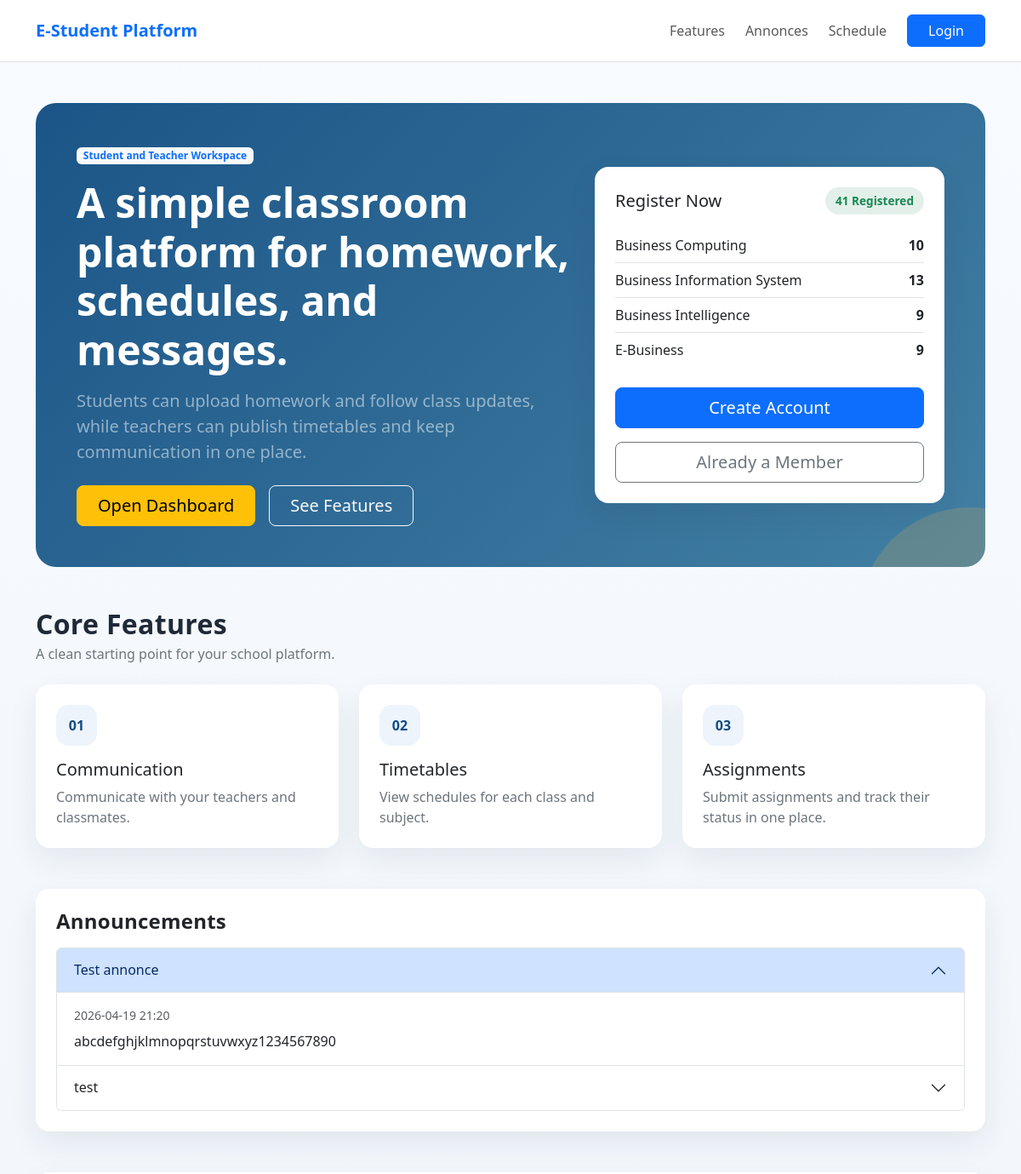
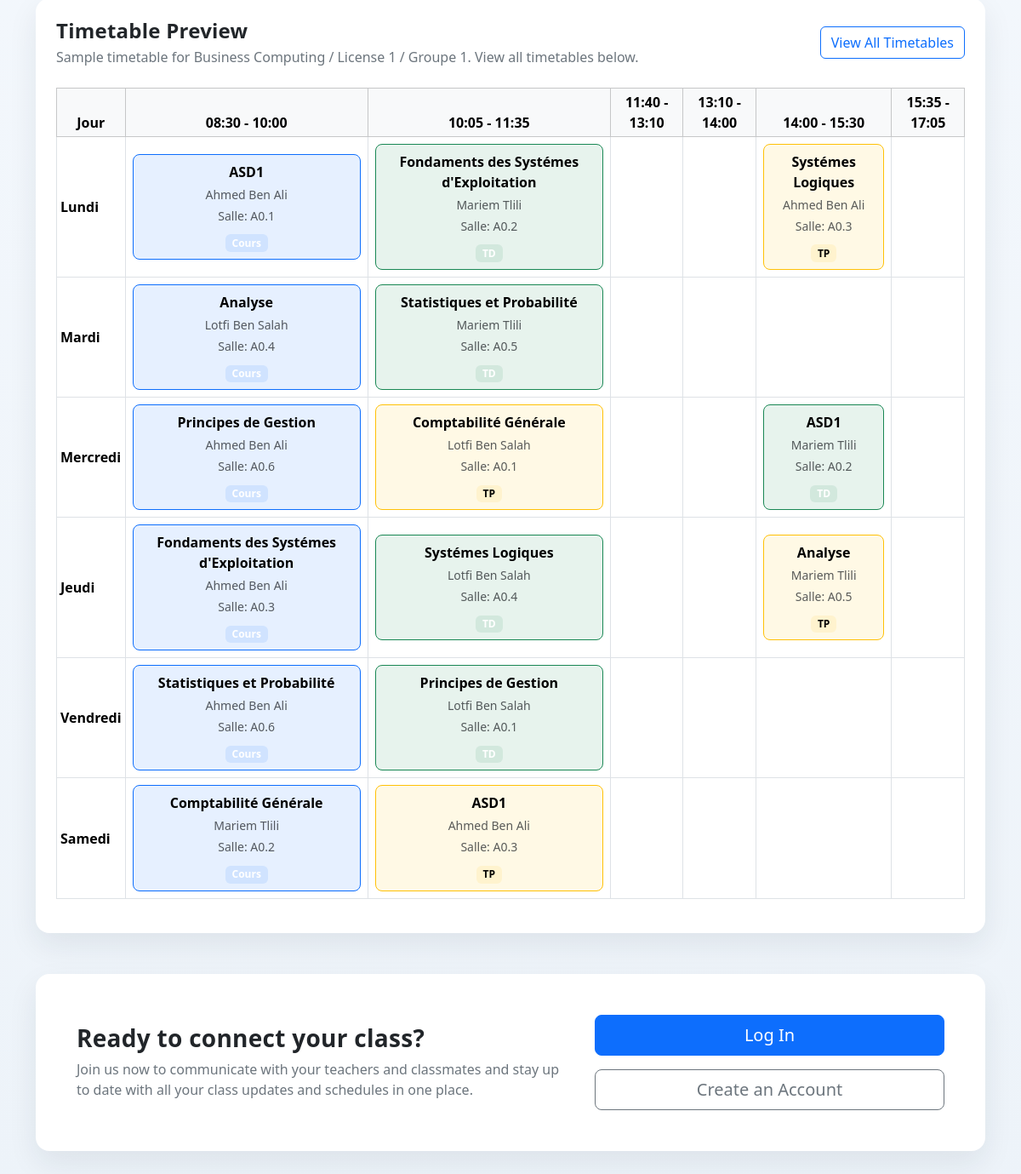
The page / on the database its author committed (2 pictures, top to bottom).
### tables this page shows
CREATE TABLE `filieres` (
  `Id` int(11) NOT NULL,
  `Libelle` varchar(50) NOT NULL
);

CREATE TABLE `announcements` (
  `Id` int(11) NOT NULL,
  `Titre` varchar(150) NOT NULL,
  `Contenu` text NOT NULL,
  `DatePublication` datetime NOT NULL
);

CREATE TABLE `niveaux` (
  `Id` int(11) NOT NULL,
  `Libelle` varchar(250) NOT NULL
);

CREATE TABLE `groupes` (
  `Id` int(11) NOT NULL,
  `FiliereId` int(11) NOT NULL,
  `nivId` int(11) NOT NULL,
  `Libelle` varchar(50) NOT NULL
);

CREATE TABLE `emplois` (
  `GroupeId` int(11) NOT NULL,
  `NiveauId` int(11) NOT NULL,
  `FiliereId` int(11) NOT NULL,
  `MatiereId` int(11) NOT NULL,
  `Jour` enum('Dimanche','Lundi','Mardi','Mercredi','Jeudi','Vendredi','Samedi') NOT NULL,
  `HoraireId` int(11) NOT NULL,
  `EnsId` int(11) NOT NULL,
  `Salle` varchar(50) NOT NULL,
  `Type` enum('Cours','TD','TP') NOT NULL
);

CREATE TABLE `matieres` (
  `Id` int(11) NOT NULL,
  `Libelle` varchar(100) NOT NULL,
  `Coefficient` decimal(4,2) NOT NULL DEFAULT 1.00,
  `ModuleId` int(11) NOT NULL
);

CREATE TABLE `utilisateurs` (
  `Id` int(11) NOT NULL,
  `Prenom` varchar(50) NOT NULL,
  `Nom` varchar(50) NOT NULL,
  `Email` varchar(50) NOT NULL,
  `Password` varchar(255) NOT NULL,
  `Role` enum('Etudiant','Enseignant','Administration') NOT NULL,
  `GroupeId` int(11) NOT NULL,
  `dateInscription` datetime NOT NULL
);

### index.php (the view, shortened to what the rows shown need)
<!DOCTYPE html>
<html lang="en">
<head>
    <link rel="stylesheet" href="css/bootstrap.min.css">
    <link rel="stylesheet" href="css/styles.css">
</head>
<body>
   <?php
   require_once('prefabs/database_connection.php');
   $filiereStatsQuery = $database->query("
        SELECT
            f.Id,
            f.Libelle,
            COUNT(u.Id) AS total_registered
        FROM filieres f
        LEFT JOIN groupes g ON g.FiliereId = f.Id
        LEFT JOIN utilisateurs u ON u.GroupeId = g.Id
        GROUP BY f.Id, f.Libelle
        ORDER BY f.Libelle
   ");
   $filiereStats = $filiereStatsQuery->fetchAll(PDO::FETCH_ASSOC);
   $announcementsQuery = $database->query(
        "SELECT Id, Titre, Contenu, DatePublication
         FROM announcements
         ORDER BY DatePublication DESC, Id DESC
         LIMIT 6"
   );
   $announcements = $announcementsQuery->fetchAll(PDO::FETCH_ASSOC);
   $defaultFiliere = $database->query("SELECT Id, Libelle FROM filieres ORDER BY Libelle LIMIT 1")->fetch(PDO::FETCH_ASSOC);
   $defaultNiveau = $database->query("SELECT Id, Libelle FROM niveaux ORDER BY Id LIMIT 1")->fetch(PDO::FETCH_ASSOC);
   $defaultGroup = $database->query("SELECT Id, Libelle FROM groupes WHERE FiliereId = {$defaultFiliere['Id']} AND nivId = {$defaultNiveau['Id']} ORDER BY Libelle LIMIT 1")->fetch(PDO::FETCH_ASSOC);
   $scheduleDays = ['Lundi', 'Mardi', 'Mercredi', 'Jeudi', 'Vendredi', 'Samedi'];
   $scheduleGrid = [];
   $timetableSlots = [];
   if ($defaultFiliere && $defaultNiveau && $defaultGroup) {
       $horairesQuery = $database->prepare("SELECT HeureDebut, HeureFin FROM horaires ORDER BY HeureDebut ASC");
       $horairesQuery->execute();
       $horairesList = $horairesQuery->fetchAll(PDO::FETCH_ASSOC);
       foreach ($horairesList as $horaire) {
           $timetableSlots[] = date('H:i', strtotime($horaire['HeureDebut'])) . ' - ' . date('H:i', strtotime($horaire['HeureFin']));
       }
       $emploiQuery = $database->prepare(
           "SELECT e.Jour, h.HeureDebut, h.HeureFin, m.Libelle AS Matiere, u.Prenom AS EnsPrenom, u.Nom AS EnsNom, e.Salle, e.Type
            FROM emplois e
            LEFT JOIN horaires h ON e.HoraireId = h.Id
            LEFT JOIN matieres m ON e.MatiereId = m.Id
            LEFT JOIN utilisateurs u ON e.EnsId = u.Id
            WHERE e.FiliereId = :filiereId AND e.NiveauId = :niveauId AND e.GroupeId = :groupeId
            ORDER BY FIELD(e.Jour,'Lundi','Mardi','Mercredi','Jeudi','Vendredi','Samedi'), h.HeureDebut"
       );
       $emploiQuery->execute([
           'filiereId' => $defaultFiliere['Id'],
           'niveauId' => $defaultNiveau['Id'],
           'groupeId' => $defaultGroup['Id']
       ]);
       $emploi_du_temps = $emploiQuery->fetchAll(PDO::FETCH_ASSOC);
       foreach ($emploi_du_temps as $entry) {
           $slotLabel = date('H:i', strtotime($entry['HeureDebut'])) . ' - ' . date('H:i', strtotime($entry['HeureFin']));
           $scheduleGrid[$entry['Jour']][$slotLabel] = $entry;
       }
   }
   $typeColors = [
       'Cours' => 'bg-primary bg-opacity-10 border-primary',
       'TD' => 'bg-success bg-opacity-10 border-success',
       'TP' => 'bg-warning bg-opacity-10 border-warning',
   ];
   $typeBadges = [
       'Cours' => 'badge text-bg-primary',
       'TD' => 'badge text-bg-success',
       'TP' => 'badge text-bg-warning',
   ];
   ?>
    <main class="container py-5">
        <section class="hero p-4 p-md-5 mb-5">
            <div class="row align-items-center g-4 position-relative">
                <div class="col-lg-7">
                    <h1 class="display-5 fw-bold">A simple classroom platform for homework, schedules, and messages.</h1>
                </div>
                <div class="col-lg-5">
                    <div class="card panel-card bg-white text-dark">
                        <div class="card-body p-4">
                            <div class="d-flex justify-content-between align-items-center mb-3">
                                <h2 class="h5 mb-0">Register Now</h2>
                            </div>
                            <div class="list-group list-group-flush">
                                <?php foreach ($filiereStats as $filiere): ?>
                                    <div class="list-group-item px-0 d-flex justify-content-between">
                                        <span><?php echo htmlspecialchars($filiere['Libelle']); ?></span>
                                        <strong><?php echo (int) $filiere['total_registered']; ?></strong>
                                    </div>
                                <?php endforeach; ?>
                            </div>
                        </div>
                    </div>
                </div>
            </div>
        </section>
        <section id="features" class="mb-5">
            <div class="d-flex justify-content-between align-items-end mb-4">
                <div>
                    <h2 class="section-title mb-1">Core Features</h2>
                </div>
            </div>
        </section>
        <section id="dashboard" class="mb-5">
            <div class="row g-4">
                <div class="col-lg-12">
                        <div class="card panel-card h-100">
                            <div class="card-body p-4">
                                <h2 class="section-title h4 mb-3">Announcements</h2>
                                <?php if (empty($announcements)): ?>
                                    <p class="text-secondary mb-0">No announcements have been published yet.</p>
                                <?php else: ?>
                                    <div class="accordion" id="announcements">
                                        <?php foreach ($announcements as $index => $announcement): ?>
                                            <?php $panelId = 'announcement' . (int) $announcement['Id']; ?>
                                            <div class="accordion-item">
                                                <h3 class="accordion-header">
                                                    <button
                                                        class="accordion-button <?php echo $index === 0 ? '' : 'collapsed'; ?>"
                                                        type="button"
                                                        data-bs-toggle="collapse"
                                                        data-bs-target="#<?php echo htmlspecialchars($panelId, ENT_QUOTES, 'UTF-8'); ?>"
                                                        aria-expanded="<?php echo $index === 0 ? 'true' : 'false'; ?>"
                                                        aria-controls="<?php echo htmlspecialchars($panelId, ENT_QUOTES, 'UTF-8'); ?>"
                                                    >
                                                        <?php echo htmlspecialchars($announcement['Titre'], ENT_QUOTES, 'UTF-8'); ?>
                                                    </button>
                                                </h3>
                                                <div
                                                    id="<?php echo htmlspecialchars($panelId, ENT_QUOTES, 'UTF-8'); ?>"
                                                    class="accordion-collapse collapse <?php echo $index === 0 ? 'show' : ''; ?>"
                                                    data-bs-parent="#announcements"
                                                >
                                                    <div class="accordion-body">
                                                        <p class="small text-muted mb-2"><?php echo htmlspecialchars(date('Y-m-d H:i', strtotime($announcement['DatePublication'])), ENT_QUOTES, 'UTF-8'); ?></p>
                                                        <p class="mb-0"><?php echo nl2br(htmlspecialchars($announcement['Contenu'], ENT_QUOTES, 'UTF-8')); ?></p>
                                                    </div>
                                                </div>
                                            </div>
                                        <?php endforeach; ?>
                                    </div>
                                <?php endif; ?>
                            </div>
                        </div>
                    </div>
            </div>
        </section>
        <section id="schedule" class="mb-5">
            <div class="card panel-card">
                <div class="card-body p-4">
                    <div class="d-flex justify-content-between align-items-center mb-4">
                        <div>
                            <h2 class="section-title h4 mb-1">Timetable Preview</h2>
                            <p class="text-secondary mb-0">Sample timetable for <?php echo htmlspecialchars(($defaultFiliere['Libelle'] ?? 'N/A') . ' / ' . ($defaultNiveau['Libelle'] ?? 'N/A') . ' / ' . ($defaultGroup['Libelle'] ?? 'N/A'), ENT_QUOTES, 'UTF-8'); ?>. View all timetables below.</p>
                        </div>
                    </div>
                    <div class="table-responsive">
                        <table class="table table-bordered align-middle text-center table-sm">
                            <thead class="table-light">
                                <tr>
                                    <th scope="col">Jour</th>
                                    <?php foreach ($timetableSlots as $slot) { ?>
                                        <th scope="col"><?php echo htmlspecialchars($slot, ENT_QUOTES, 'UTF-8'); ?></th>
                                    <?php } ?>
                                </tr>
                            </thead>
                            <tbody>
                                <?php foreach ($scheduleDays as $day) { ?>
                                    <tr>
                                        <th class="text-start"><?php echo htmlspecialchars($day, ENT_QUOTES, 'UTF-8'); ?></th>
                                        <?php foreach ($timetableSlots as $slot) {
                                            $entry = $scheduleGrid[$day][$slot] ?? null;
                                            if ($entry) {
                                                $entryType = $entry['Type'] ?? 'Cours';
                                                $entryClass = $typeColors[$entryType] ?? 'bg-secondary bg-opacity-10 border-secondary';
                                                $badgeClass = $typeBadges[$entryType] ?? 'badge text-bg-secondary';
                                                ?>
                                                <td class="p-2">
                                                    <div class="border rounded-3 p-2 <?php echo $entryClass; ?>">
                                                        <div class="mb-1"><strong><?php echo htmlspecialchars($entry['Matiere'], ENT_QUOTES, 'UTF-8'); ?></strong></div>
                                                        <div class="small text-muted mb-1"><?php echo htmlspecialchars($entry['EnsPrenom'] . ' ' . $entry['EnsNom'], ENT_QUOTES, 'UTF-8'); ?></div>
                                                        <div class="small text-muted mb-2">Salle: <?php echo htmlspecialchars($entry['Salle'], ENT_QUOTES, 'UTF-8'); ?></div>
                                                        <span class="<?php echo $badgeClass; ?>"><?php echo htmlspecialchars($entryType, ENT_QUOTES, 'UTF-8'); ?></span>
                                                    </div>
                                                </td>
                                            <?php } else { ?>
                                                <td class="bg-white"></td>
                                            <?php } ?>
                                        <?php } ?>
                                    </tr>
                                <?php } ?>
                            </tbody>
                        </table>
                    </div>
                </div>
            </div>
        </section>
        <section id="login">
            <div class="card panel-card">
                <div class="card-body p-4 p-md-5">
                    <div class="row align-items-center g-4">
                        <div class="col-lg-7">
                            <h2 class="section-title h3">Ready to connect your class?</h2>
                        </div>
                    </div>
                </div>
            </div>
        </section>
    </main>
</body>
</html>

### rows shown on the page
filieres: Libelle "Business Computing", total_registered "10", Libelle.Libelle "Business Computing / License 1 / Groupe 1"
filieres: Libelle "Business Information System", total_registered "13"
filieres: Libelle "Business Intelligence", total_registered "9"
filieres: Libelle "E-Business", total_registered "9"
announcements: Titre "Test annonce", DatePublication "2026-04-19 21:20", Contenu "abcdefghjklmnopqrstuvwxyz1234567890"
announcements: Titre "test"
emplois: MatiereId.Libelle "ASD1", EnsId.Nom "Ahmed Ben Ali", Salle "A0.1", Type "Cours"
emplois: MatiereId.Libelle "Fondaments des Systémes d'Exploitation", EnsId.Nom "Mariem Tlili", Salle "A0.2", Type "TD"
emplois: MatiereId.Libelle "Systémes Logiques", EnsId.Nom "Ahmed Ben Ali", Salle "A0.3", Type "TP"
emplois: MatiereId.Libelle "Analyse", EnsId.Nom "Lotfi Ben Salah", Salle "A0.4", Type "Cours"
emplois: MatiereId.Libelle "Statistiques et Probabilité", EnsId.Nom "Mariem Tlili", Salle "A0.5", Type "TD"
emplois: MatiereId.Libelle "Principes de Gestion", EnsId.Nom "Ahmed Ben Ali", Salle "A0.6", Type "Cours"
emplois: MatiereId.Libelle "Comptabilité Générale", EnsId.Nom "Lotfi Ben Salah", Salle "A0.1", Type "TP"
emplois: MatiereId.Libelle "ASD1", EnsId.Nom "Mariem Tlili", Salle "A0.2", Type "TD"
emplois: MatiereId.Libelle "Fondaments des Systémes d'Exploitation", EnsId.Nom "Ahmed Ben Ali", Salle "A0.3", Type "Cours"
emplois: MatiereId.Libelle "Systémes Logiques", EnsId.Nom "Lotfi Ben Salah", Salle "A0.4", Type "TD"
emplois: MatiereId.Libelle "Analyse", EnsId.Nom "Mariem Tlili", Salle "A0.5", Type "TP"
emplois: MatiereId.Libelle "Statistiques et Probabilité", EnsId.Nom "Ahmed Ben Ali", Salle "A0.6", Type "Cours"
emplois: MatiereId.Libelle "Principes de Gestion", EnsId.Nom "Lotfi Ben Salah", Salle "A0.1", Type "TD"
emplois: MatiereId.Libelle "Comptabilité Générale", EnsId.Nom "Mariem Tlili", Salle "A0.2", Type "Cours"
emplois: MatiereId.Libelle "ASD1", EnsId.Nom "Ahmed Ben Ali", Salle "A0.3", Type "TP"

### other values the page prints
$authLabel "Login"
$totalRegistered "41"
$slot "08:30 - 10:00"
$slot "10:05 - 11:35"
$slot "11:40 - 13:10"
$slot "13:10 - 14:00"
$slot "14:00 - 15:30"
$slot "15:35 - 17:05"
$day "Lundi"
$day "Mardi"
$day "Mercredi"
$day "Jeudi"
$day "Vendredi"
$day "Samedi"
